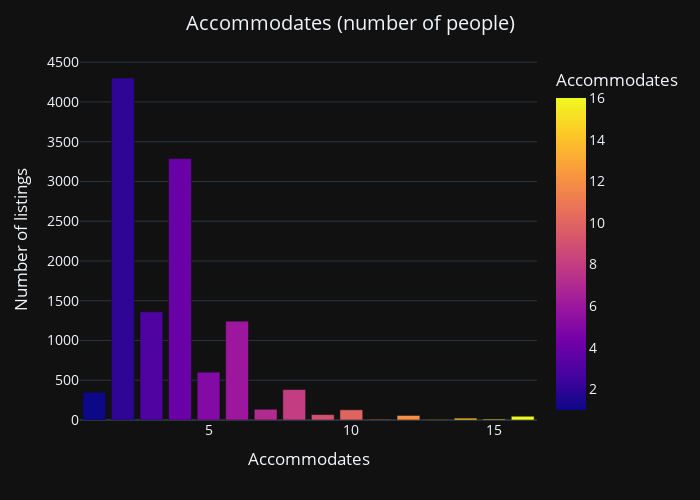

Notebook code for this chart:
### Markdown cell above
## 1.4. <a id='toc1_4_'></a>[Número de alojados](#toc0_)
_
Como era de esperar, la mayoría de los listados son para 2 personas. Además, Airbnb utiliza un máximo de 16 huéspedes por anuncio._

### Code cell
feq = df_distancia['accommodates'].value_counts().sort_index().reset_index()
feq.columns = ['Accommodates', 'Number of listings']
fig = px.bar(feq, x='Accommodates', y='Number of listings', 
             color='Accommodates',
             width=700, height=500, template='plotly_dark')
fig.update_layout(title={'text':"Accommodates (number of people)", 'x':0.5},
                  xaxis_title='Accommodates', yaxis_title='Number of listings',
                  font=dict(size=14))
fig.show()

### Figure 1 — Plotly figure (JSON) as saved in the notebook; plotly's stock layout.template omitted (floating-point values rounded to 4 significant figures)
{"data": [{"alignmentgroup": "True", "hovertemplate": "Accommodates=%{marker.color}<br>Number of listings=%{y}<extra></extra>", "legendgroup": "", "marker": {"color": [1, 2, 3, 4, 5, 6, 7, 8, 9, 10, 11, 12, 13, 14, 15, 16], "coloraxis": "coloraxis", "pattern": {"shape": ""}}, "name": "", "offsetgroup": "", "orientation": "v", "showlegend": false, "textposition": "auto", "type": "bar", "x": [1, 2, 3, 4, 5, 6, 7, 8, 9, 10, 11, 12, 13, 14, 15, 16], "xaxis": "x", "y": [349, 4301, 1361, 3288, 602, 1243, 135, 383, 68, 128, 9, 57, 7, 23, 12, 47], "yaxis": "y"}], "layout": {"barmode": "relative", "coloraxis": {"colorbar": {"title": {"text": "Accommodates"}}, "colorscale": [[0, "#0d0887"], [0.1111, "#46039f"], [0.2222, "#7201a8"], [0.3333, "#9c179e"], [0.4444, "#bd3786"], [0.5556, "#d8576b"], [0.6667, "#ed7953"], [0.7778, "#fb9f3a"], [0.8889, "#fdca26"], [1, "#f0f921"]]}, "font": {"size": 14}, "height": 500, "legend": {"tracegroupgap": 0}, "margin": {"t": 60}, "title": {"text": "Accommodates (number of people)", "x": 0.5}, "width": 700, "xaxis": {"anchor": "y", "domain": [0, 1], "title": {"text": "Accommodates"}}, "yaxis": {"anchor": "x", "domain": [0, 1], "title": {"text": "Number of listings"}}}}
